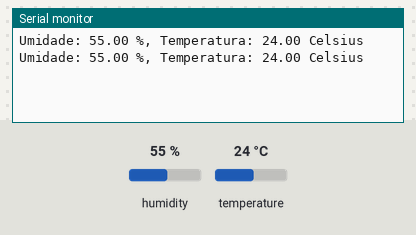
The sketch below on a simulated Arduino Uno, built with avr-gcc and run on an emulated ATmega328P. Shown: the last lines printed to the serial monitor. Inputs (shaded band) come from the test bench; at power-on: humidity 55 %, temperature 24 °C.

Above: at 5.8 s.
5.9 s: humidity set to 22 %
At 8.7 s:
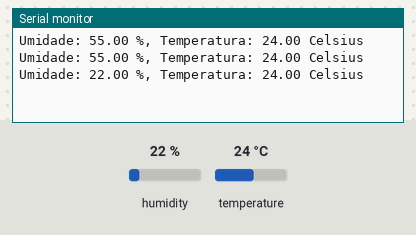
10.1 s: temperature set to 12 °C
At 12.4 s:
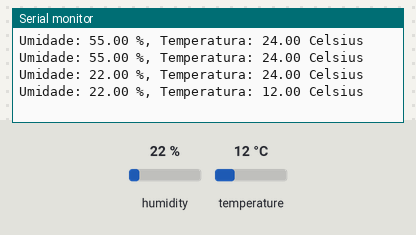
14.3 s: humidity set to 40 %
At 17.5 s:
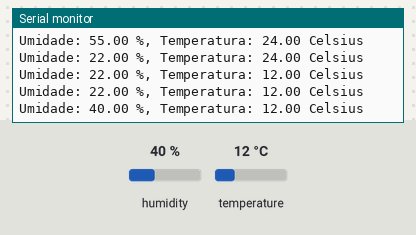
Timing chart, 0 to 19.0 s (numbered marks = the images above; inputs shaded):
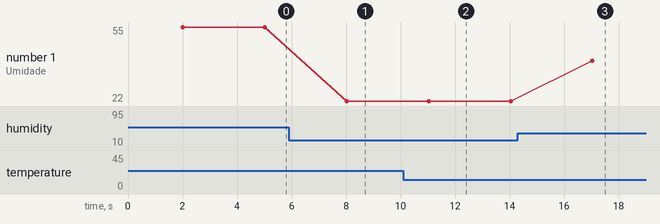

Measured:
- after the input at 5.9 s, the serial monitor: prints a new line after 2.1 s (image 1)
- after the input at 10.1 s, the serial monitor: prints a new line after 0.92 s (image 2)
- after the input at 14.3 s, the serial monitor: prints a new line after 2.7 s (image 3)
- plotted number 1: 55 → 22 after the input at 5.9 s, 22 → 40 after the input at 14.3 s

The sketch:

arduinoDHT22Funcional.ino
```cpp
#include <DHT.h>

#define DHTPIN 7
#define DHTTYPE DHT22
DHT dht(DHTPIN, DHTTYPE);

int chk;
float umidade;
float temp;

void setup() {
  // put your setup code here, to run once:
  Serial.begin(9600);
  dht.begin();
}

void loop() {
  // put your main code here, to run repeatedly:
  delay(2000);
  umidade = dht.readHumidity();
  temp = dht.readTemperature();

  Serial.print("Umidade: ");
  Serial.print(umidade);
  Serial.print(" %, Temperatura: ");
  Serial.print(temp);
  Serial.println(" Celsius");
  delay(1000); //Delay 2 sec.
}
```
